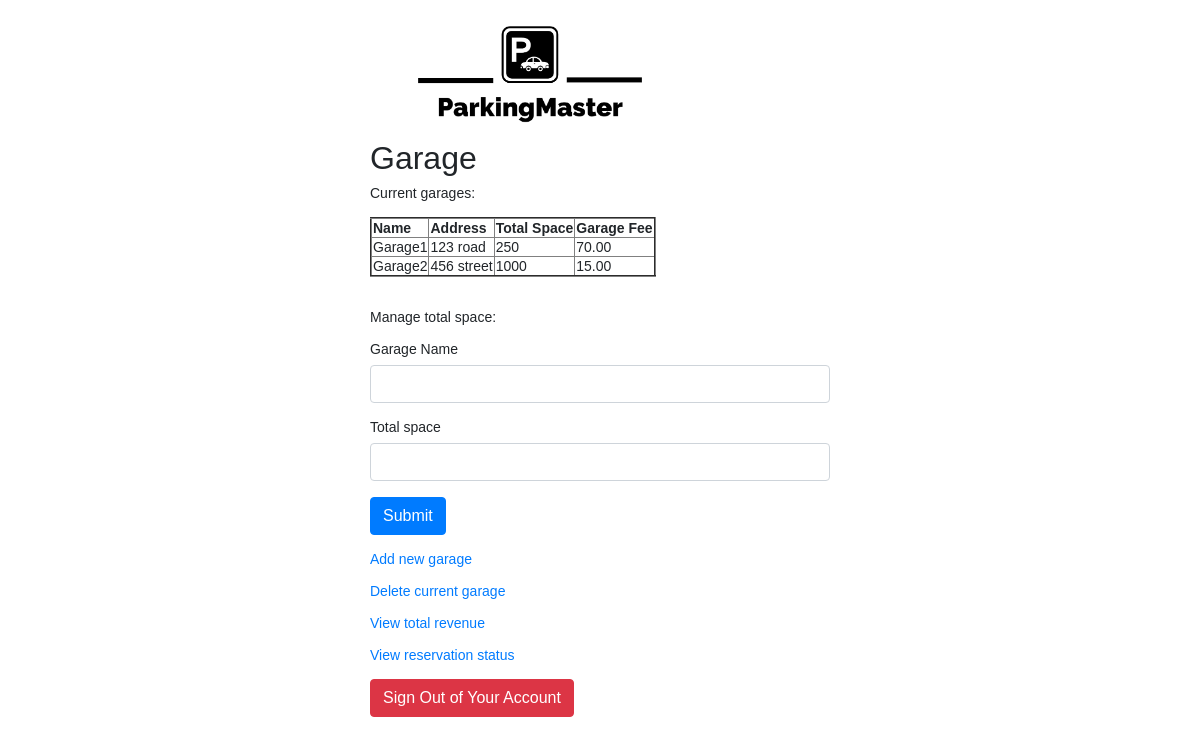
The app's page /GrProject/paradmin_welcome.php with its own data.
### tables this page shows
Create table if not exists GARAGE (
	Name varchar(30) not null,
	Address varchar(95),
	NumSpace smallint,
	garagefee decimal(9,2),
	Primary key (Name));

### GrProject/paradmin_welcome.php (the view, shortened to what this page needs)
<?php
$garagename  = $space = $reserved = "";
$garagename_err = $space_err = "";
?>
<!DOCTYPE html>
<html lang="en">
<head>
    <link rel="stylesheet" href="https://stackpath.bootstrapcdn.com/bootstrap/4.5.2/css/bootstrap.min.css">
</head>
<body>
    <div class="wrapper">
        <img id="image" src="ParkingMaster.png" style="width:360px;">
        <h2>Garage</h2>
        <p>Current garages:</p>
        <table border="2">
            <tr>
                <th>Name</th>
                <th>Address</th>
                <th>Total Space</th>
                <th>Garage Fee</th>
            </tr>
            <?Php
                require_once "config.php";
                $sql = "select * from garage";
                $result = mysqli_query($link, $sql);
	                while($row = mysqli_fetch_array($result)){
                        echo "<tr>";
	                    echo "<td>". $row[0]. "</td>";
                        echo "<td>". $row[1]. "</td>";
                        echo "<td>". $row[2].  "</td>";
                        echo "<td>". $row[3].  "</td>";
                        echo "</tr>";
	                }
            ?>
        </table>
        <br>
        <br>
        <p>Manage total space:</p>
        <form action="<?php echo htmlspecialchars($_SERVER["PHP_SELF"]); ?>" method="post">
            <div class="form-group">
                <label>Garage Name</label>
                <input type="text" name="garagename" class="form-control <?php echo (!empty($garagename_err)) ? 'is-invalid' : ''; ?>" value="<?php echo $garagename; ?>">
            </div>
            <div class="form-group">
                <label>Total space</label>
                <input type="text" name="space" class="form-control <?php echo (!empty($space_err)) ? 'is-invalid' : ''; ?>" value="<?php echo $space; ?>">
            </div>
            <div class="form-group">
                <input type="submit" class="btn btn-primary" value="Submit">
            </div>
            <p> <a href="addgarage.php">Add new garage</a></p>
            <p> <a href="deletegarage.php">Delete current garage</a></p>
            <p> <a href="totalrevenue.php">View total revenue</a></p>
            <p> <a href="totalreservation.php">View reservation status</a></p>
            <div>
                <a href="logout.php" class="btn btn-danger">Sign Out of Your Account</a>
            </div>
        </form>
    </div>
</body>
</html>

### GrProject/paradmin_welcome.php (style rules this page uses)
#image { width: 360px; object-position: -20px 0px; }
body { font: 14px sans-serif; }
.wrapper { width: 500px; padding: 20px; margin: 0 auto; }

### records on screen
garage: Name "Garage1", Address "123 road", NumSpace "250", garagefee "70.00"
garage: Name "Garage2", Address "456 street", NumSpace "1000", garagefee "15.00"
